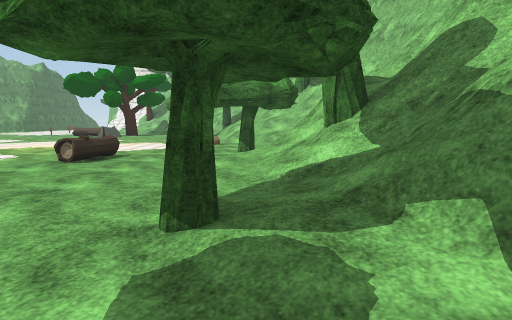
[1] (above)

21 first-person views from a walk through a scene from a Unity 3-D project. The camera is 1.3 m above the floor, tilts 6° down and sees 70° across. The floor is counted in squares, 2 m on a side. Each view is taken from the middle of a square. On the plan, view 1 faces up. The plan holds only what a view shows up to about 11 squares ahead; the rest is blank. The place goes on beyond the plan. Some animated figures are left out. Some surface patterns are stand-ins.

[2]
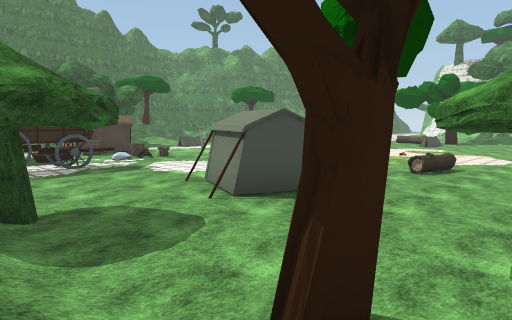

[3]
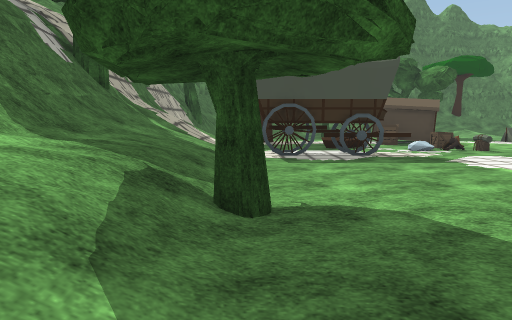

[4]
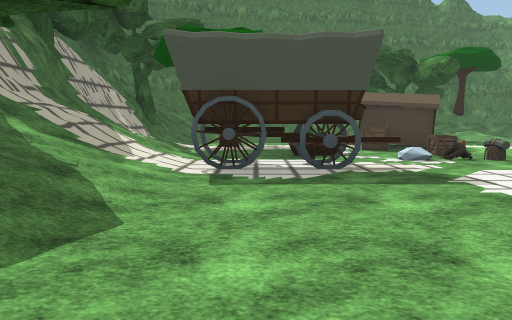

[5]
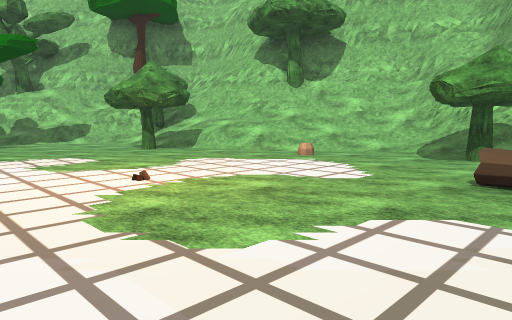

[6]
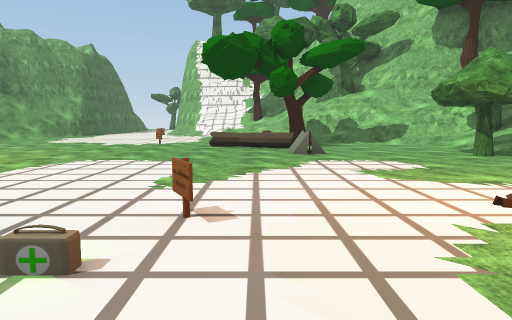

[7]
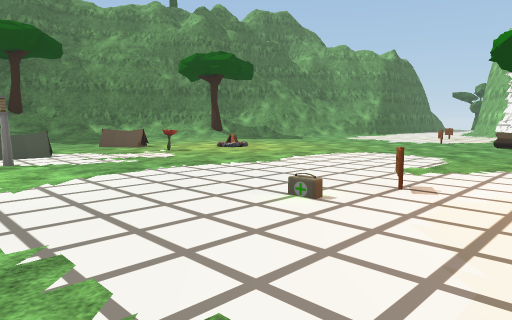

[8]
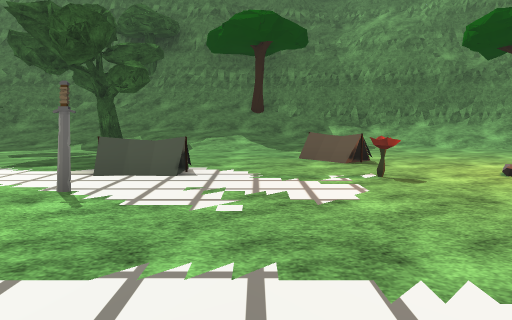

[9]
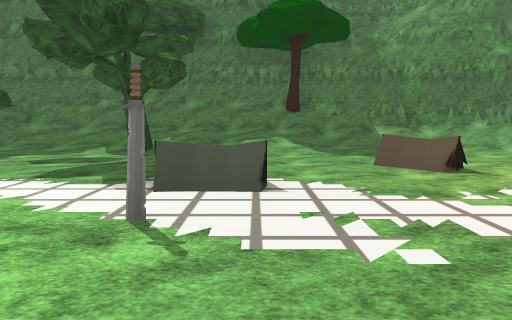

[10]
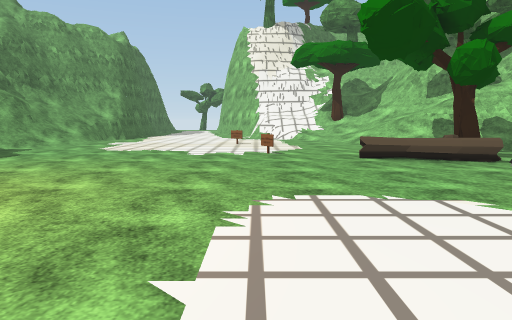

[11]
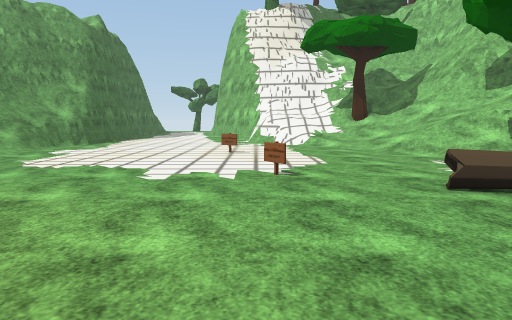

[12]
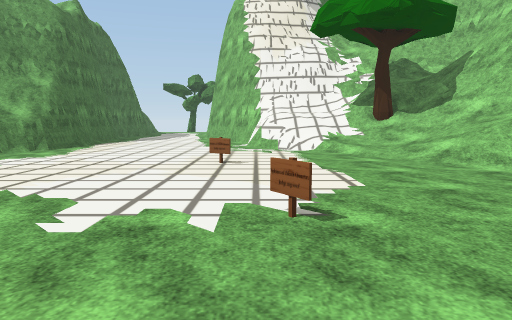

[13]
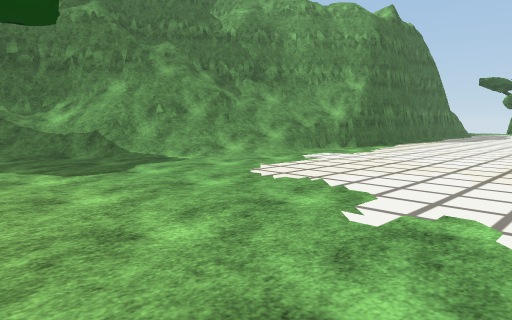

[14]
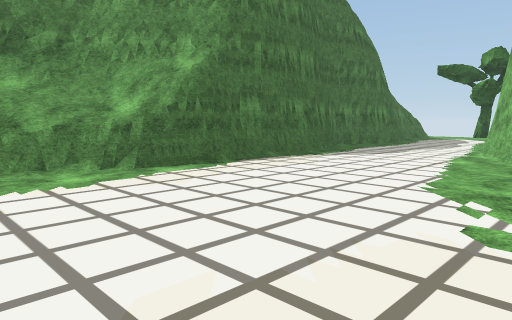

[15]
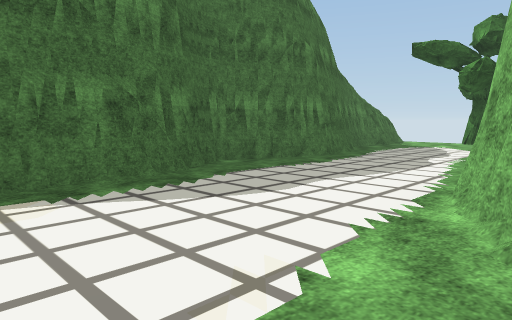

[16]
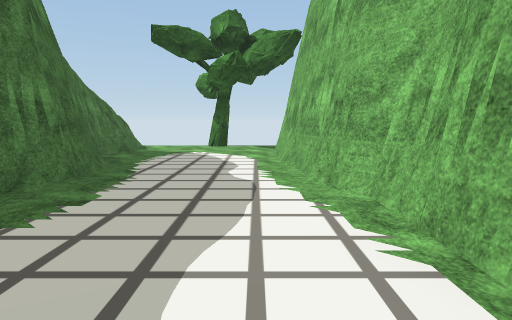

[17]
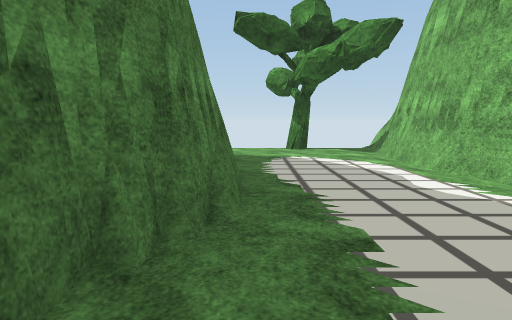

[18]
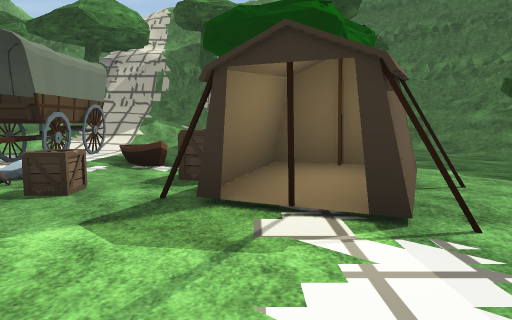

[19]
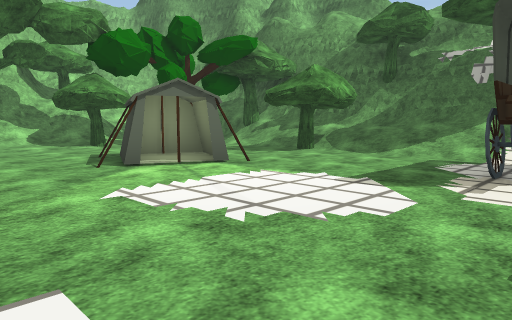

[20]
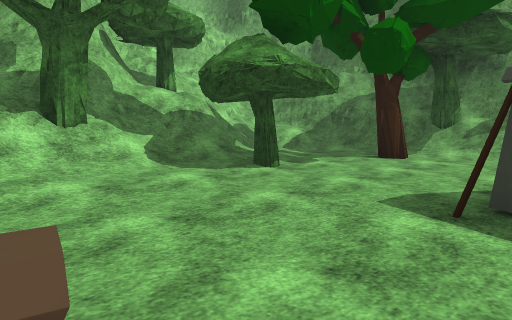

[21]
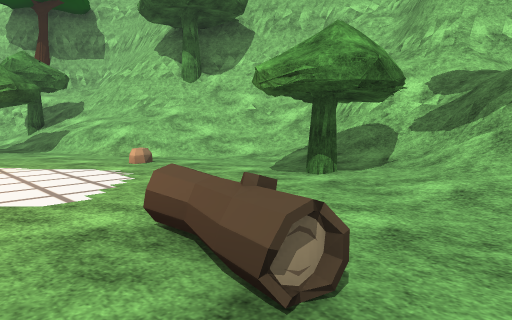

### Floor plan
Key: @ floor where view 1 was taken; # wall or solid block; x gap in a wall; . main floor; : floor 0.25 m higher than the main floor; + floor 2.75 m higher than the main floor; / step, stairs or slope; = window, fence, low wall or low ledge; T tree; L log; E tent; C crate; S sign; A campfire; W sword; O other object.
Columns run from 21 left of view 1 to 4 right of it. Each row starts with its distance up from view 1.
 38      # T #
 37      #...#
 36      #...#
 35      #...#
 34      #...#
 33      #...#
 32      #...#
 31      #...#
 30      #...##
 29      #....#
 28      ##...#
 27      ##....
 26      ##....#######
 25     ###....=/////#
 24    ##/#....///Tx##
 23    ##/=.....////##
 22   ##///......///###
 21   #=///...S...///T#
 20   #////......../==#
 19   #=//.........//=
 18   #//............/ =
 17   #//......S...T.../T+
 16  ##T.........LLL.../TT
 15  ##/.  ........E...//==#
 14  #//.. ...........T///###
 13  #/.................//#T#
 12 ##/.....A...........////#
 11 ##/...E.O............//=#
 10 #///.EE.............////#
  9 #T//..........S......./##
  8 #///...E.............T/##
  7 #///  .E.W........L..//##
  6 #///...... .......L../=+#
  5 #//T...E............./T=#
  4 #///...EE.CO....E..../T##
  3 #///..EECC......EE...//###
  2 #=/T.....O..O...EE...T#TT#
  1 ## T......:.O........////#
  0    /........O.......T@///#
 -1    //  T.../O////T....///#
 -2   #// ./////////TT////====
 -3   ##= #T#//////////##T##
 -4    ## # TTT##T##########
 -5       #        ##

Where each view was taken, in squares from view 1:
view 1: 0 up, 0 right, facing up
view 2: 2 down, 0 right, facing up-left
view 3: 1 down, 2 left, facing left
view 4: 0 up, 4 left, facing left
view 5: 6 up, 7 left, facing up-right
view 6: 7 up, 7 left, facing up
view 7: 6 up, 6 left, facing up-left
view 8: 9 up, 9 left, facing left
view 9: 8 up, 10 left, facing left
view 10: 10 up, 10 left, facing up
view 11: 13 up, 10 left, facing up
view 12: 15 up, 10 left, facing up
view 13: 15 up, 10 left, facing up-left
view 14: 21 up, 10 left, facing up-left
view 15: 26 up, 11 left, facing up-left
view 16: 28 up, 13 left, facing up
view 17: 29 up, 15 left, facing up
view 18: 7 up, 13 left, facing down
view 19: 6 up, 10 left, facing down-right
view 20: 6 up, 4 left, facing down-right
view 21: 5 up, 4 left, facing up-right
